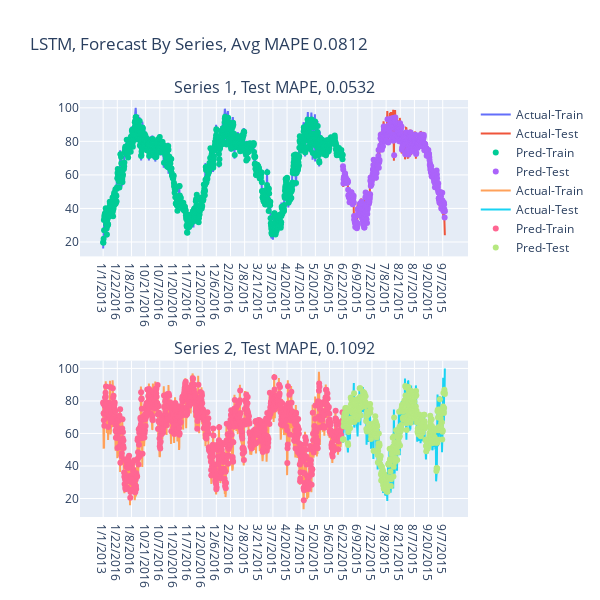

Notebook code for this chart:
### Markdown cell above
### Examining and Graphing Data

### Code cell
# graphing data
dates = formatted_df['Date'].sort_values(ascending=True).drop_duplicates().to_list()
model_type = 'LSTM'
plot_comparison(trainPredict_lstm, testPredict_lstm, trainY, testY, dates, model_type)

### Figure 1 — Plotly figure (JSON) as saved in the notebook; plotly's stock layout.template omitted (floating-point values rounded to 4 significant figures; data arrays with more than 128 entries replaced by an {"elided": "..."} marker saying what was removed)
{"data": [{"mode": "lines", "name": "Actual-Train", "type": "scatter", "x": {"elided": "1017 str values"}, "xaxis": "x", "y": {"elided": "1017 float values"}, "yaxis": "y"}, {"mode": "lines", "name": "Actual-Test", "type": "scatter", "x": {"elided": "433 str values"}, "xaxis": "x", "y": {"elided": "433 float values"}, "yaxis": "y"}, {"mode": "markers", "name": "Pred-Train", "type": "scatter", "x": {"elided": "1017 str values"}, "xaxis": "x", "y": {"elided": "1017 float values"}, "yaxis": "y"}, {"mode": "markers", "name": "Pred-Test", "type": "scatter", "x": {"elided": "433 str values"}, "xaxis": "x", "y": {"elided": "433 float values"}, "yaxis": "y"}, {"mode": "lines", "name": "Actual-Train", "type": "scatter", "x": {"elided": "1017 str values"}, "xaxis": "x2", "y": {"elided": "1017 float values"}, "yaxis": "y2"}, {"mode": "lines", "name": "Actual-Test", "type": "scatter", "x": {"elided": "433 str values"}, "xaxis": "x2", "y": {"elided": "433 float values"}, "yaxis": "y2"}, {"mode": "markers", "name": "Pred-Train", "type": "scatter", "x": {"elided": "1017 str values"}, "xaxis": "x2", "y": {"elided": "1017 float values"}, "yaxis": "y2"}, {"mode": "markers", "name": "Pred-Test", "type": "scatter", "x": {"elided": "433 str values"}, "xaxis": "x2", "y": {"elided": "433 float values"}, "yaxis": "y2"}], "layout": {"annotations": [{"font": {"size": 16}, "showarrow": false, "text": "Series 1, Test MAPE, 0.0532", "x": 0.5, "xanchor": "center", "xref": "paper", "y": 1, "yanchor": "bottom", "yref": "paper"}, {"font": {"size": 16}, "showarrow": false, "text": "Series 2, Test MAPE, 0.1092", "x": 0.5, "xanchor": "center", "xref": "paper", "y": 0.375, "yanchor": "bottom", "yref": "paper"}], "height": 600, "title": {"text": "LSTM, Forecast By Series, Avg MAPE 0.0812"}, "width": 600, "xaxis": {"anchor": "y", "domain": [0, 1]}, "xaxis2": {"anchor": "y2", "domain": [0, 1]}, "yaxis": {"anchor": "x", "domain": [0.625, 1]}, "yaxis2": {"anchor": "x2", "domain": [0, 0.375]}}}
